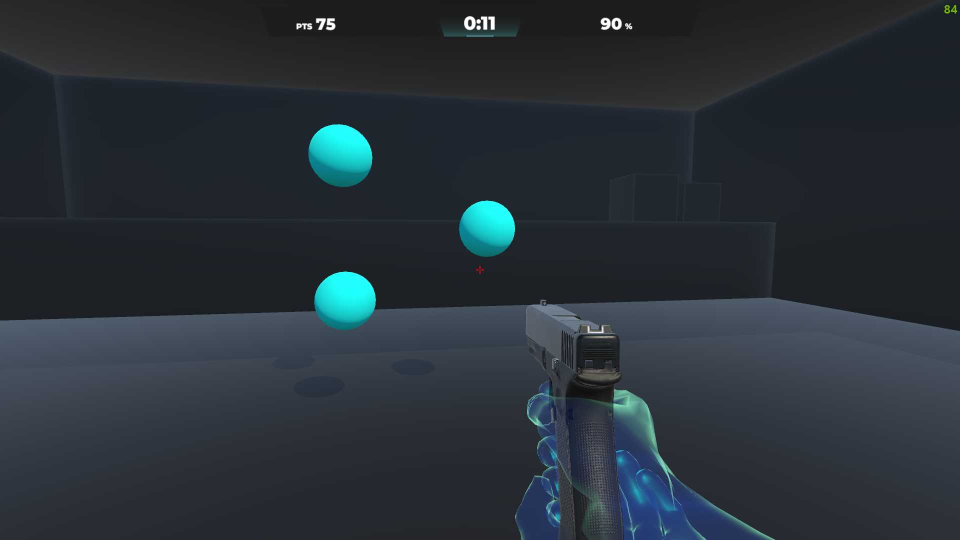
#> input picture Projeto Final/Images/007.JPG, 1920 x 1080 px, found by its file name (shown at 1/2 size)
$ jupyter execute Bissec.ipynb
#> lines starting #> are read from the running program, lines starting #| are printed output that depends on the picture; after the words box and inside, x2 and y2 are one past the last pixel; in counts of white or black regions, pixels touching at a corner belong together
[cell 1]
import numpy as np
import matplotlib.pyplot as plt
from math import sqrt

def bisection_method_2d(func, points, tolerance=1e-10, max_iterations=500000):
#> called with tolerance = 1e-10, max_iterations = 500000
    x_center, y_center, radius = points[0]

    # Definindo os intervalos para x e y em torno do centro do círculo com base no raio
    x_start, x_end = x_center - radius, x_center + radius
    y_start, y_end = y_center - radius, y_center + radius

    iteration = 0

    while iteration < max_iterations:
        x_mid = (x_start + x_end) / 2
        y_mid = (y_start + y_end) / 2

        # Calcula os valores da função para as coordenadas x e y intermediárias
        value_x = func(points[0])(x_mid, y_center)
        value_y = func(points[0])(x_center, y_mid)

        # Verifica se os valores da função estão dentro da tolerância
        if abs(value_x) < tolerance and abs(value_y) < tolerance:
            return x_mid, y_mid

        # Atualiza os intervalos para x e y com base nos valores calculados
        if value_x * func(points[0])(x_start, y_center) < 0:
            x_end = x_mid
        else:
            x_start = x_mid

        if value_y * func(points[0])(x_center, y_start) < 0:
            y_end = y_mid
        else:
            y_start = y_mid

        iteration += 1

    print("Número máximo de iterações excedido")
    return None  # Retorna None se exceder o número máximo de iterações

def circle_equations(point):
    center_x, center_y, radius = point
    radius = sqrt(2)/2 * radius
    # Equação do círculo: (x - center_x)² + (y - center_y)² = radius²
    result = lambda x, y: (x - center_x)**2 + (y - center_y)**2 - radius**2
    return result

# Exemplo de uso:
points = [(1, 2, 2)]  # Pontos dados (x, y, raio)

# Encontrando a aproximação usando o método da bissecção com as equações dos círculos
approximation = bisection_method_2d(circle_equations, points)
print("Aproximação encontrada:", approximation)

# Coordenadas do centro do círculo e raio
x_center, y_center, radius = points[0]

# Criando um intervalo de ângulos para desenhar o círculo
theta = np.linspace(0, 2*np.pi, 100)

# Calculando as coordenadas do círculo
x_circle = x_center + radius * np.cos(theta)
y_circle = y_center + radius * np.sin(theta)

# Plotando o círculo e o ponto aproximado
plt.figure(figsize=(6,6))
plt.plot(x_circle, y_circle, label='Círculo', color='blue')
plt.scatter(*approximation, color='red', label='Aproximação')

# Definindo os limites do gráfico
plt.xlim(x_center - radius - 1, x_center + radius + 1)
plt.ylim(y_center - radius - 1, y_center + radius + 1)

# Adicionando rótulos e legendas
plt.xlabel('X')
plt.ylabel('Y')
plt.title('Círculo e Ponto Aproximado')
plt.legend()
plt.grid(True)

# Mostrando o gráfico
plt.show()
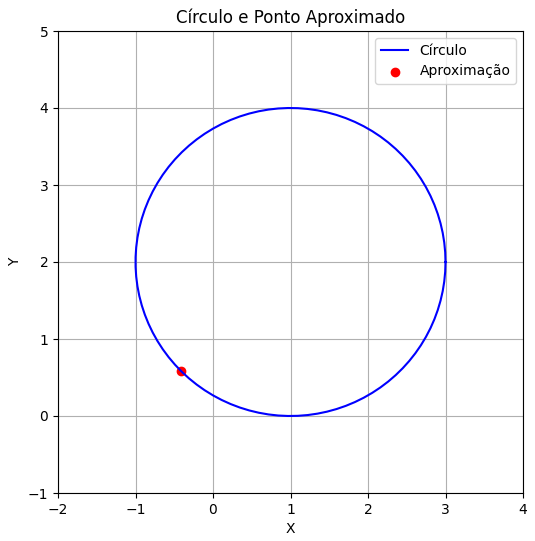
#> figure drawn by matplotlib, 1 panel

[cell 2]
import cv2 as cv
import numpy as np
from math import sqrt
import matplotlib.pyplot as plt

def bisection_method_2d(func, points, tolerance=1e-10, max_iterations=500000):
    x_center, y_center, radius = points[0]

    # Definindo os intervalos para x e y em torno do centro do círculo com base no raio
    x_start, x_end = x_center - radius, x_center + radius
    y_start, y_end = y_center - radius, y_center + radius

    iteration = 0

    while iteration < max_iterations:
        x_mid = (x_start + x_end) / 2
        y_mid = (y_start + y_end) / 2

        # Calcula os valores da função para as coordenadas x e y intermediárias
        value_x = func(points[0])(x_mid, y_center)
        value_y = func(points[0])(x_center, y_mid)

        # Verifica se os valores da função estão dentro da tolerância
        if abs(value_x) < tolerance and abs(value_y) < tolerance:
            return x_mid, y_mid

        # Atualiza os intervalos para x e y com base nos valores calculados
        if value_x * func(points[0])(x_start, y_center) < 0:
            x_end = x_mid
        else:
            x_start = x_mid

        if value_y * func(points[0])(x_center, y_start) < 0:
            y_end = y_mid
        else:
            y_start = y_mid

        iteration += 1

    print("Número máximo de iterações excedido")
    return None  # Retorna None se exceder o número máximo de iterações

def circle_equations(point):
    center_x, center_y, radius = point
    radius = 1/2 * radius
    # Equação do círculo: (x - center_x)² + (y - center_y)² = radius²
    result = lambda x, y: (x - center_x)**2 + (y - center_y)**2 - radius**2
    return result

def detect_circles(image_path):
    img = cv.imread(image_path)

    # Convertendo a imagem de BGR para HSV
    hsv = cv.cvtColor(img, cv.COLOR_BGR2HSV)

    # Definindo os limites inferior e superior para a cor azul ciano na escala HSV
    lower_cyan = np.array([85, 100, 100])
    upper_cyan = np.array([100, 255, 255])

    # Criando uma máscara para isolar a cor azul ciano na imagem
    mask = cv.inRange(hsv, lower_cyan, upper_cyan)

    # Aplicando operações de pré-processamento na máscara
    kernel = np.ones((5, 5), np.uint8)
    mask = cv.GaussianBlur(mask, (9, 9), 0)
    mask = cv.morphologyEx(mask, cv.MORPH_OPEN, kernel)
    mask = cv.morphologyEx(mask, cv.MORPH_CLOSE, kernel)
    mask = cv.threshold(mask, 60, 255, cv.THRESH_BINARY_INV)[1]
    mask = cv.morphologyEx(mask, cv.MORPH_CLOSE, kernel)

    # Aumentando a altura da máscara para incluir a parte inferior das esferas
    mask = cv.copyMakeBorder(mask, 0, 50, 0, 0, cv.BORDER_CONSTANT, value=0)

    canny = cv.Canny(mask, 100, 200)

    plt.imshow(canny, cmap="gray")
    plt.savefig('Final cannyplot' + image_name)
    plt.show()

    circles = cv.HoughCircles(canny,
                              cv.HOUGH_GRADIENT,
                              dp=1.1,
                              minDist=30,
                              param1=200,
                              param2=47,
                              minRadius=20,
                              maxRadius=350)

    if circles is not None:
        circles = circles[0].astype(int)  # Convertendo para inteiros
        return circles  # Retornando coordenadas x, y e raio dos círculos

    return None

def normalize_coordinates(coordinates, image_path):
    img = cv.imread(image_path)
    height, width = img.shape[:2]

    adjusted_coordinates = (coordinates[0] - width / 2, height / 2 - coordinates[1], coordinates[2])

    return adjusted_coordinates

# Chamando a função com a imagem desejada
image_name = "007.jpg"
image_path = "C:/Users/marco/OneDrive/Unifesp/VS Code/CN/Projeto Final/" + image_name
circles_coordinates = detect_circles(image_path)
#> in detect_circles, img is the input picture: shape (1080, 1920, 3); mean B, G, R 56.4, 49, 40.8
#> in detect_circles, `hsv = cv.cvtColor(img, cv.COLOR_BGR2HSV)`: hsv: shape (1080, 1920, 3); mean H, S, V 92.4, 59.3, 56.5
#> in detect_circles, `mask = cv.inRange(hsv, lower_cyan, upper_cyan)`:
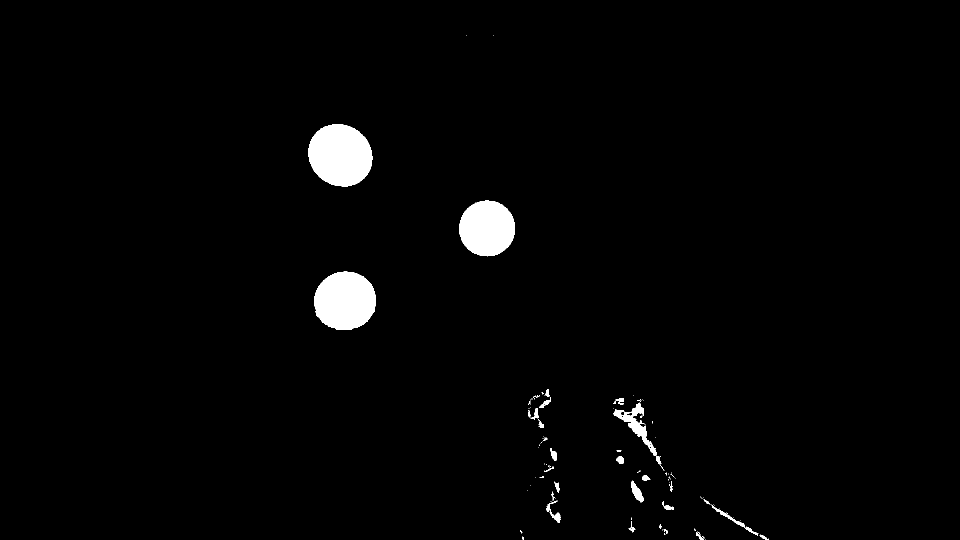
#> mask: shape (1080, 1920) (shown at 1/2 size); 1.9% white; 113 white regions (81 under 20 px), largest, box (x1, y1, x2, y2) and area: (617, 248, 745, 373) 12491, (628, 543, 752, 660) 11430, (918, 401, 1030, 513) 9794
#> in detect_circles, `mask = cv.threshold(mask, 60, 255, cv.THRESH_BINARY_INV)[1]`:
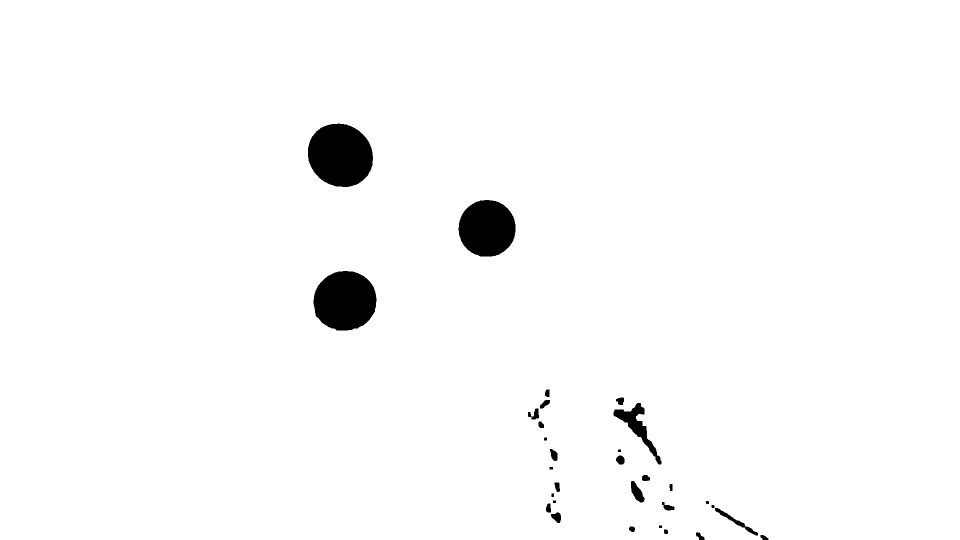
#> mask: shape (1080, 1920) (shown at 1/2 size); 98% white; 31 black regions, largest, box (x1, y1, x2, y2) and area: (616, 247, 746, 374) 12969, (627, 542, 753, 661) 11882, (917, 400, 1031, 513) 10214
#> in detect_circles, `mask = cv.copyMakeBorder(mask, 0, 50, 0, 0, cv.BORDER_CONSTANT, value=0)`:
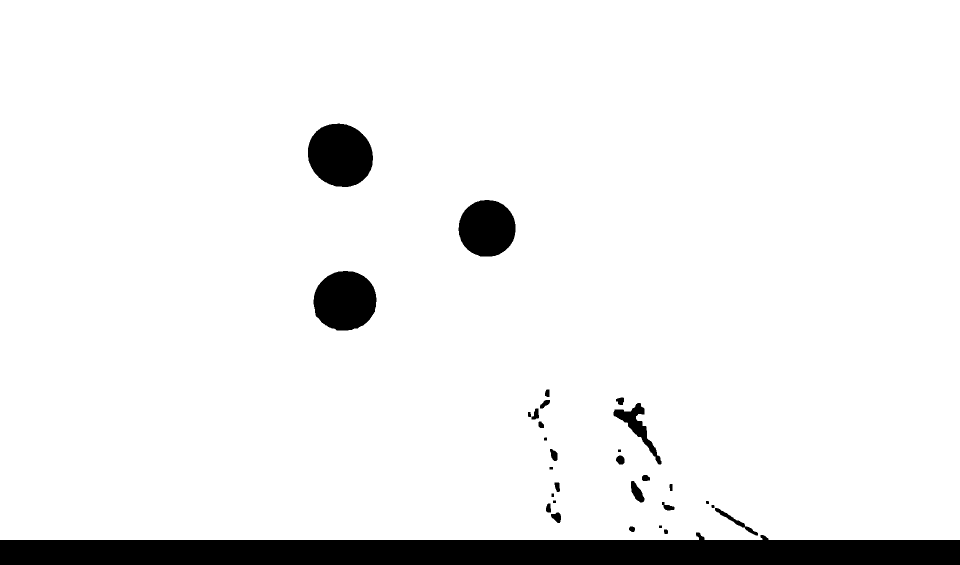
#> mask: shape (1130, 1920) (shown at 1/2 size); 93.6% white; 31 black regions, largest, box (x1, y1, x2, y2) and area: (0, 1065, 1920, 1130) 96256, (616, 247, 746, 374) 12969, (627, 542, 753, 661) 11882
#> in detect_circles, `canny = cv.Canny(mask, 100, 200)`:
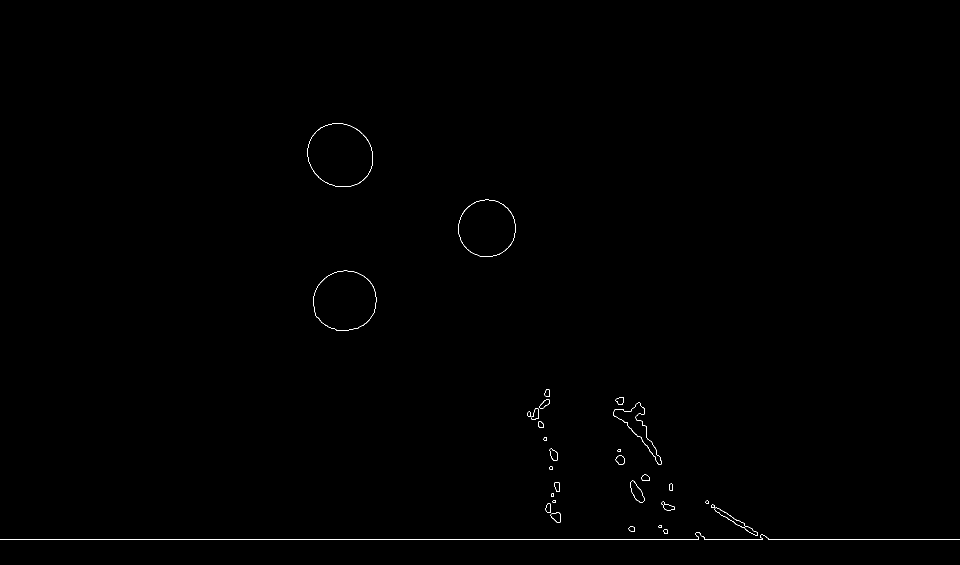
#> canny: shape (1130, 1920) (shown at 1/2 size); 0.22% white in thin lines or dots, all inside (x1, y1, x2, y2) = (0, 246, 1920, 1080)
#> in detect_circles, `circles = cv.HoughCircles(canny, cv.HOUGH_GRADIENT, dp=1.1, minDist=30..`: circles = [[1342.6, 825.5, 254.5], [1243.6, 979.6, 100.8]]
#> in detect_circles, `circles = circles[0].astype(int)`: circles = [[1342, 825, 254], [1243, 979, 100]]
#> circles_coordinates = [[1342, 825, 254], [1243, 979, 100]]

# Normalizar as coordenadas
adjusted_coordinates = []
for k in circles_coordinates:
    adjusted_coordinates.append((normalize_coordinates(k, image_path)))
#> in normalize_coordinates, `adjusted_coordinates = (coordinates[0] - width / 2, height / 2 - coord..`: adjusted_coordinates = (382, -285, 254)


print(circles_coordinates)
#| [[1342  825  254]
#|  [1243  979  100]]
print(adjusted_coordinates)
#| [(382.0, -285.0, 254), (283.0, -439.0, 100)]

coordinates = []

if adjusted_coordinates is not None:
    for circle in adjusted_coordinates:
        x, y = bisection_method_2d(circle_equations, [circle])
        coordinates.append((x, y))
#> this loop made 2 passes
#> circle on passes 1 to 2: (382, -285, 254), (283, -439, 100)
#> after the loop, coordinates = [(255, -412), (233, -489)]

    print("Pontos encontrados:", coordinates)
#| Pontos encontrados: [(255.0, -412.0), (233.0, -489.0)]

    # Carregar a imagem novamente para utilizá-la na plotagem
    img_rgb = cv.imread(image_path)
    fig, ax = plt.subplots(figsize=(8, 8))
    height, width = img_rgb.shape[:2]
#> height = 1080; width = 1920
    ax.imshow(cv.cvtColor(img_rgb, cv.COLOR_BGR2RGB), extent=[-width / 2, width / 2, -height / 2, height / 2])
    ax.scatter([coord[0] for coord in coordinates], [coord[1] for coord in coordinates], color='red', label='Aproximação')
    ax.scatter([circle[0] for circle in adjusted_coordinates], [circle[1] for circle in adjusted_coordinates], color='green', label='Círculo')
    ax.axhline(y=0, color='blue', linestyle='--', label='Horizontal Axis')
    ax.axvline(x=0, color='blue', linestyle='--', label='Vertical Axis')
    ax.legend()
    plt.savefig('Final' + image_name)
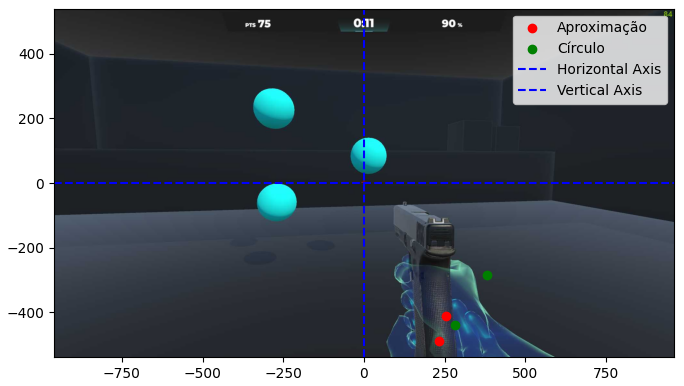
#> figure drawn by matplotlib, 1 panel
    plt.show()
else:
    print("Não foram encontrados círculos na imagem.")
